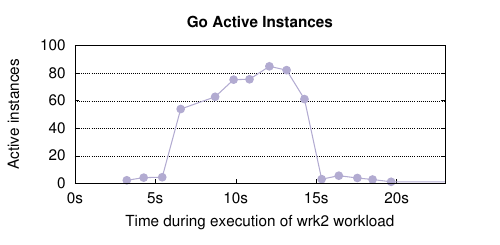

The gnuplot source for this figure:
set term postscript color eps enhanced 22
set encoding utf8
set output "go_instances.eps"
load "../styles.inc"
set size 1.0,0.7
set ylabel "Active instances"
set xlabel "Time during execution of wrk2 workload"
set tmargin 3

set bmargin 4
set rmargin 6

set title "{/bold Go Active Instances}" offset 0,0

set yrange [0:100]
set xrange [435:458]
set xtics nomirror
set grid y
set xtics ("0s" 435,"5s" 440, "10s" 445, "15s" 450, "20s" 455, "25s" 460)
#set datafile separator ","
set key vertical maxrows 1 sample 1.0 width 0 at 16,13800
#set xtics rotate by -45 font "Arial,18"
plot \
  "google_sampled_data.txt"\
    using 1:2 every 1 with lp ls 2103 notitle "Google"
	
!epstopdf "go_instances.eps"
!rm "go_instances.eps"
